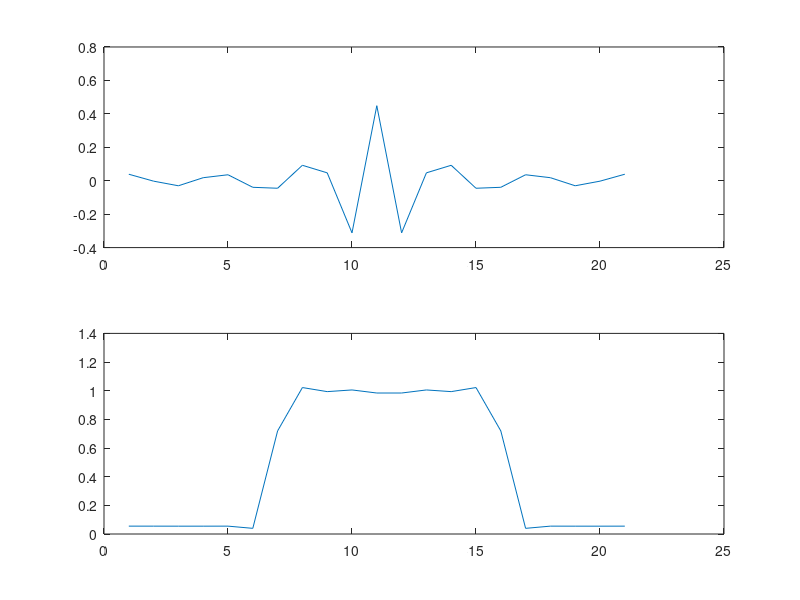
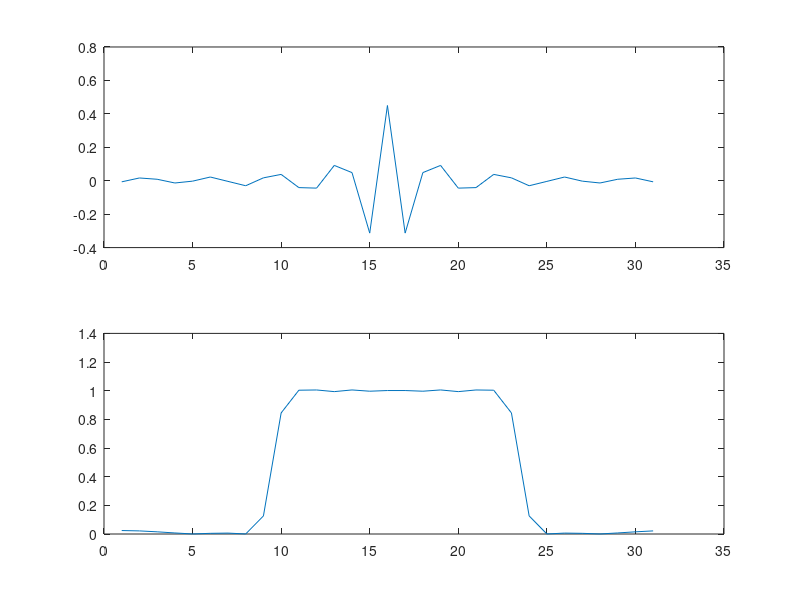
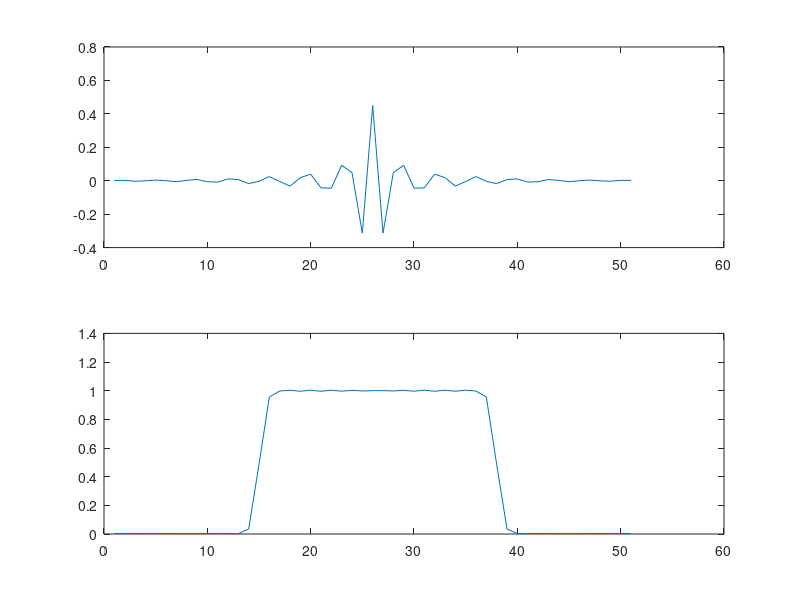
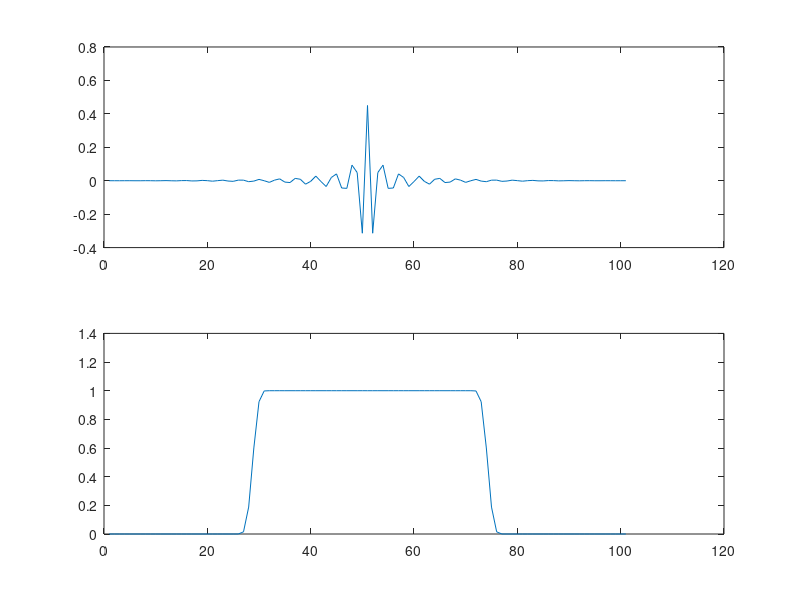

MATLAB code to generate these figures, in order:
close all;
clear all;

h1= firpm(20, [0 .25 .3 .5]*2, [0 0 1 1])
H1_mag = abs(fft(h1))

figure(1)
subplot(2, 1, 1)
plot(h1)
subplot(2, 1, 2)
plot(H1_mag)

h2= firpm(30, [0 .25 .3 .5]*2, [0 0 1 1])
H2_mag = abs(fft(h2))

figure(2)
subplot(2, 1, 1)
plot(h2)
subplot(2, 1, 2)
plot(H2_mag)

h3= firpm(50, [0 .25 .3 .5]*2, [0 0 1 1])
H3_mag = abs(fft(h3))

figure(3)
subplot(2, 1, 1)
plot(h3)
subplot(2, 1, 2)
plot(H3_mag)

h4= firpm(100, [0 .25 .3 .5]*2, [0 0 1 1])
H4_mag = abs(fft(h4))

figure(4)
subplot(2, 1, 1)
plot(h4)
subplot(2, 1, 2)
plot(H4_mag)


figure(5)
subplot(4, 2, 1)
plot(h1)
title('Time Domain Filter High Pass, N=20, fc = .25')
subplot(4, 2, 2)
plot(H1_mag)
title('Magnitude Frequency Response High Pass, N=20, fc = .25')
subplot(4, 2, 3)
plot(h2)
title('Time Domain Filter High Pass, N=30, fc = .25')
subplot(4, 2, 4)
plot(H2_mag)
title('Magnitude Frequency Response High Pass, N=30, fc = .25')
subplot(4, 2, 5)
plot(h3)
title('Time Domain Filter High Pass, N=50, fc = .25')
subplot(4, 2, 6)
plot(H3_mag)
title('Magnitude Frequency Response High Pass, N=50, fc = .25')
subplot(4, 2, 7)
plot(h4)
title('Time Domain Filter High Pass, N=100, fc = .25')
subplot(4, 2, 8)
plot(H4_mag)
title('Magnitude Frequency Response High Pass, N=100, fc = .25')




